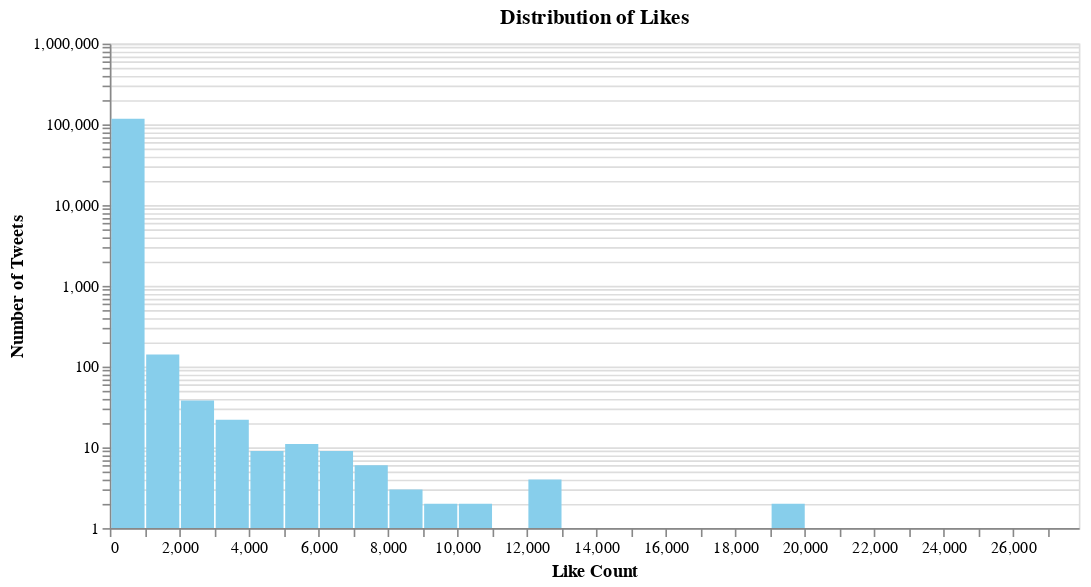

Here is the notebook cell this chart was saved with:
### Code cell
likes_chart = alt.Chart(df).mark_bar(color='skyblue').encode(
    alt.X('likes:Q', bin=alt.Bin(maxbins=30), title='Like Count', scale=alt.Scale(domain=[0, df['likes'].max()])),
    alt.Y('count()', title='Number of Tweets', scale=alt.Scale(type='log')),
    tooltip=[alt.Tooltip('count()', title='Number of Tweets')]
).properties(
    title='Distribution of Likes',
    width=600,
    height=300
)

likes_chart

### Figure 1 — Vega specification as saved in the notebook (floating-point values rounded to 4 significant figures)
{"$schema": "https://vega.github.io/schema/vega/v5.json", "data": [{"name": "source_0", "values": [{"__count": 117152, "bin_maxbins_30_likes": 0.0, "bin_maxbins_30_likes_end": 1000.0}, {"__count": 141, "bin_maxbins_30_likes": 1000.0, "bin_maxbins_30_likes_end": 2000.0}, {"__count": 9, "bin_maxbins_30_likes": 4000.0, "bin_maxbins_30_likes_end": 5000.0}, {"__count": 22, "bin_maxbins_30_likes": 3000.0, "bin_maxbins_30_likes_end": 4000.0}, {"__count": 6, "bin_maxbins_30_likes": 7000.0, "bin_maxbins_30_likes_end": 8000.0}, {"__count": 38, "bin_maxbins_30_likes": 2000.0, "bin_maxbins_30_likes_end": 3000.0}, {"__count": 1, "bin_maxbins_30_likes": 27000.0, "bin_maxbins_30_likes_end": 28000.0}, {"__count": 11, "bin_maxbins_30_likes": 5000.0, "bin_maxbins_30_likes_end": 6000.0}, {"__count": 1, "bin_maxbins_30_likes": 15000.0, "bin_maxbins_30_likes_end": 16000.0}, {"__count": 2, "bin_maxbins_30_likes": 19000.0, "bin_maxbins_30_likes_end": 20000.0}, {"__count": 9, "bin_maxbins_30_likes": 6000.0, "bin_maxbins_30_likes_end": 7000.0}, {"__count": 3, "bin_maxbins_30_likes": 8000.0, "bin_maxbins_30_likes_end": 9000.0}, {"__count": 2, "bin_maxbins_30_likes": 9000.0, "bin_maxbins_30_likes_end": 10000.0}, {"__count": 4, "bin_maxbins_30_likes": 12000.0, "bin_maxbins_30_likes_end": 13000.0}, {"__count": 2, "bin_maxbins_30_likes": 10000.0, "bin_maxbins_30_likes_end": 11000.0}, {"__count": 1, "bin_maxbins_30_likes": 25000.0, "bin_maxbins_30_likes_end": 26000.0}, {"__count": 1, "bin_maxbins_30_likes": 17000.0, "bin_maxbins_30_likes_end": 18000.0}]}], "signals": [{"name": "bin_maxbins_30_likes_bins", "value": {"fields": ["likes"], "fname": "bin_likes", "start": 0.0, "step": 1000.0, "stop": 28000.0}}], "marks": [{"type": "rect", "name": "marks", "from": {"data": "source_0"}, "encode": {"update": {"tooltip": {"signal": "{\"Number of Tweets\": format(datum[\"__count\"], \"\")}"}, "x2": {"field": "bin_maxbins_30_likes", "scale": "x", "offset": {"signal": "0.5 + (abs(scale(\"x\", datum[\"bin_maxbins_30_likes_end\"]) - scale(\"x\", datum[\"bin_maxbins_30_likes\"])) < 0.25 ? -0.5 * (0.25 - (abs(scale(\"x\", datum[\"bin_maxbins_30_likes_end\"]) - scale(\"x\", datum[\"bin_maxbins_30_likes\"])))) : 0.5)"}}, "x": {"field": "bin_maxbins_30_likes_end", "scale": "x", "offset": {"signal": "0.5 + (abs(scale(\"x\", datum[\"bin_maxbins_30_likes_end\"]) - scale(\"x\", datum[\"bin_maxbins_30_likes\"])) < 0.25 ? 0.5 * (0.25 - (abs(scale(\"x\", datum[\"bin_maxbins_30_likes_end\"]) - scale(\"x\", datum[\"bin_maxbins_30_likes\"])))) : -0.5)"}}, "y2": {"signal": "scale('y', domain('y')[0])"}, "fill": {"value": "skyblue"}, "y": {"field": "__count", "scale": "y"}}}, "style": ["bar"]}], "scales": [{"name": "x", "type": "linear", "domain": [0, 27888], "range": [0, {"signal": "width"}], "bins": {"signal": "bin_maxbins_30_likes_bins"}, "zero": true}, {"name": "y", "type": "log", "domain": {"data": "source_0", "field": "__count"}, "range": [{"signal": "height"}, 0], "nice": true}], "axes": [{"scale": "y", "aria": false, "labels": false, "minExtent": 0, "maxExtent": 0, "orient": "left", "grid": true, "domain": false, "ticks": false, "zindex": 0, "gridScale": "x"}, {"scale": "x", "labelFlush": true, "zindex": 0, "labelOverlap": true, "tickCount": {"signal": "ceil(width/10)"}, "orient": "bottom", "grid": false, "title": "Like Count"}, {"scale": "y", "labelOverlap": "greedy", "orient": "left", "grid": false, "zindex": 0, "title": "Number of Tweets"}], "title": {"text": "Distribution of Likes", "frame": "group"}, "height": 300, "background": "white", "width": 600, "padding": 5, "style": "cell"}
